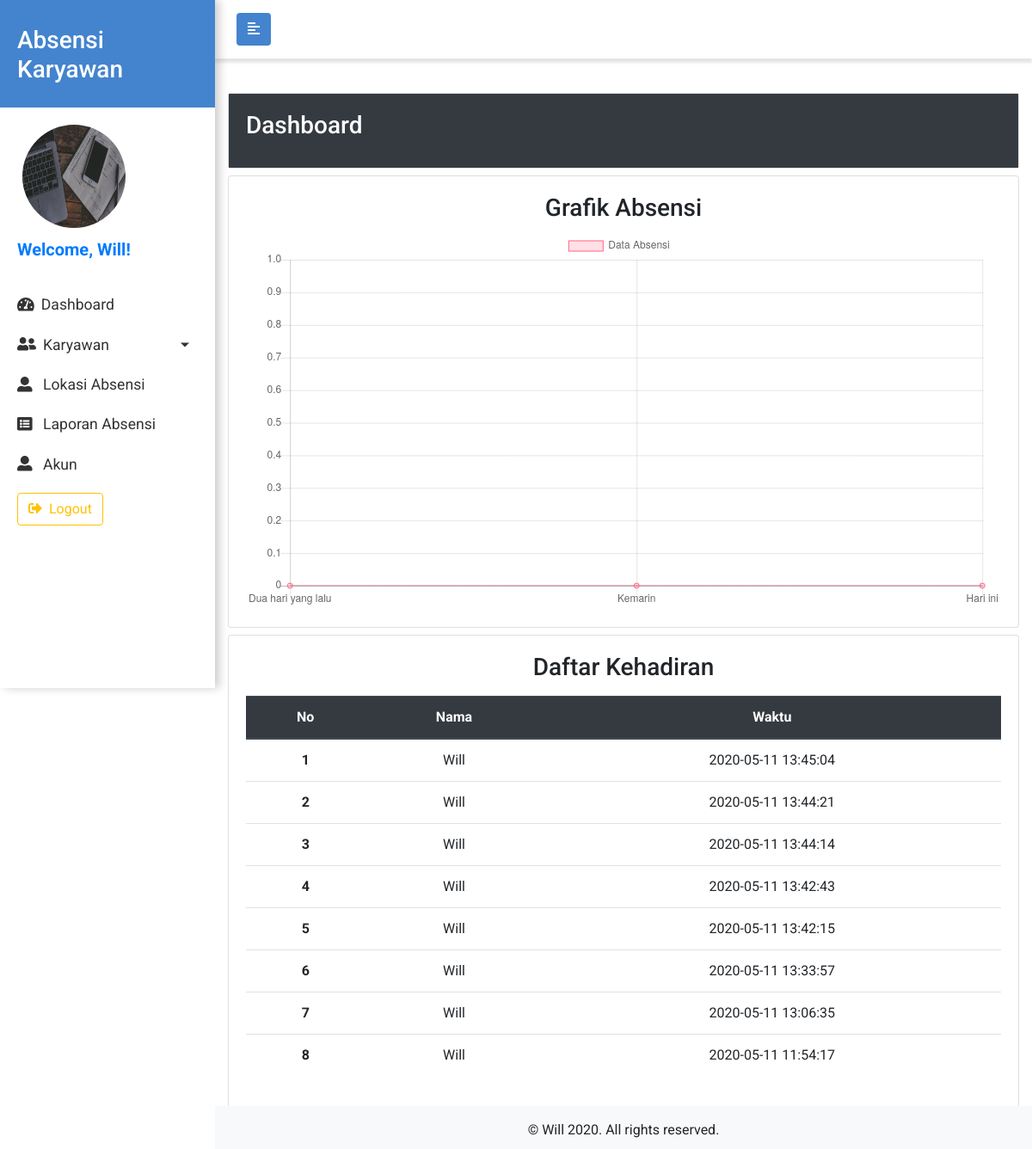
Page /admin/index.php (signed in) on the committed database.
### tables this page shows
CREATE TABLE `karyawan` (
  `id` int(11) NOT NULL,
  `username` varchar(100) NOT NULL,
  `password` varchar(200) NOT NULL,
  `account_type` int(11) NOT NULL,
  `nama` varchar(100) NOT NULL,
  `jenis_kelamin` char(1) NOT NULL,
  `no_telp` varchar(13) NOT NULL,
  `email` varchar(200) NOT NULL,
  `no_ktp` varchar(50) NOT NULL,
  `alamat` varchar(200) NOT NULL,
  `foto` varchar(100) NOT NULL,
  `id_shift` int(11) NOT NULL,
  `id_departemen` int(11) NOT NULL
);

CREATE TABLE `absensi` (
  `id` int(11) NOT NULL,
  `nama_karyawan` varchar(100) NOT NULL,
  `waktu` datetime NOT NULL,
  `lokasi` varchar(50) NOT NULL,
  `pesan` varchar(100) NOT NULL,
  `gambar` varchar(100) NOT NULL,
  `tipe_absen` int(11) NOT NULL DEFAULT 0,
  `hadir` int(11) NOT NULL DEFAULT 0
);

### admin/halaman/dashboard.php (the view)
<?php
$data = mysqli_query($koneksi, "SELECT * FROM absensi WHERE waktu >= CURDATE()");
$jumlah_absen_hari_ini = mysqli_num_rows($data);
$data = mysqli_query($koneksi, "SELECT * FROM absensi WHERE waktu >= CURDATE() - INTERVAL 1 DAY AND waktu < CURDATE()");
$jumlah_absen_kemarin = mysqli_num_rows($data);
$data = mysqli_query($koneksi, "SELECT * FROM absensi WHERE waktu >= CURDATE() - INTERVAL 2 DAY AND waktu < CURDATE() - INTERVAL 1 DAY");
$jumlah_absen_dua_hari_yang_lalu = mysqli_num_rows($data);
?>
<div class="row">
  <div class="col-12">
    <div class="card" style="width: 100%;">
      <div class="card-body bg-dark text-white">
        <h3 class="card-title">Dashboard</h3>
      </div>
    </div>
  </div>
</div>
<div class="row mt-2">
  <div class="col-12">
    <div class="card" style="width: 100%;">
      <div class="card-body">
        <h3 class="card-title text-center">Grafik Absensi</h3>
        <div style="width: 100%;margin: 0px auto;">
          <canvas id="chartAbsensi"></canvas>
        </div>
      </div>
    </div>
  </div>
</div>
<div class="row mt-2 mb-5">
  <div class="col-12">
    <div class="card" style="width: 100%;">
      <div class="card-body table-responsive">
        <h3 class="card-title text-center mb-3">Daftar Kehadiran</h3>
        <?php
        $i = 1;
        $data = mysqli_query($koneksi, "SELECT nama_karyawan, waktu FROM absensi ORDER BY waktu DESC LIMIT 10");
        ?>
        <table class="table table-hover text-center">
          <thead class="thead-dark">
            <tr>
              <th scope="col">No</th>
              <th scope="col">Nama</th>
              <th scope="col">Waktu</th>
            </tr>
          </thead>
          <tbody>
            <?php
            while ($d = mysqli_fetch_assoc($data)) :
            ?>
              <tr>
                <th scope="row"><?= $i ?></th>
                <td><?= $d["nama_karyawan"] ?></td>
                <td><?= $d["waktu"] ?></td>
              </tr>
            <?php
              $i++;
            endwhile;
            ?>
          </tbody>
        </table>
      </div>
    </div>
  </div>
</div>
<script>
  var ctx = document.getElementById("chartAbsensi").getContext('2d');
  var chartAbsensi = new Chart(ctx, {
    type: 'line',
    data: {
      labels: ["Dua hari yang lalu", "Kemarin", "Hari ini"],
      datasets: [{
        label: 'Data Absensi',
        data: [
          <?php
          echo $jumlah_absen_dua_hari_yang_lalu;
          ?>,
          <?php
          echo $jumlah_absen_kemarin;
          ?>,
          <?php
          echo $jumlah_absen_hari_ini;
          ?>
        ],
        backgroundColor: [
          'rgba(255, 99, 132, 0.2)',
          'rgba(54, 162, 235, 0.2)',
          'rgba(255, 206, 86, 0.2)'
        ],
        borderColor: [
          'rgba(255,99,132,1)',
          'rgba(54, 162, 235, 1)',
          'rgba(255, 206, 86, 1)'
        ],
        borderWidth: 1
      }]
    },
    options: {
      scales: {
        yAxes: [{
          ticks: {
            beginAtZero: true
          }
        }]
      }
    }
  });
</script>

### admin/index.php (shortened to what this page needs)
<?php
require('../koneksi.php');
if (isset($_GET["page"])) {
  $page = $_GET["page"];
} else {
  $page = "dashboard";
}
$id = $_SESSION["id"];
$nama = $_SESSION["name"];
?>
<!DOCTYPE html>
<html lang="en">
<head>
  <link href="https://stackpath.bootstrapcdn.com/font-awesome/4.7.0/css/font-awesome.min.css" rel="stylesheet">
  <link rel="stylesheet" href="https://stackpath.bootstrapcdn.com/bootstrap/4.4.1/css/bootstrap.min.css">
  <link rel="stylesheet" href="../css/style.css">
  <link rel="stylesheet" href="https://cdnjs.cloudflare.com/ajax/libs/tempusdominus-bootstrap-4/5.0.0-alpha14/css/tempusdominus-bootstrap-4.min.css" />
</head>
<body>
  <div class="wrapper">
    <nav id="sidebar">
      <div class="sidebar-header">
        <h3>Absensi Karyawan</h3>
      </div>
      <ul class="list-unstyled components">
        <?php
        $data = mysqli_query($koneksi, "SELECT foto FROM karyawan WHERE id = $id");
        $d = mysqli_fetch_assoc($data);
        ?>
        <img src="../img/uploaded_img/<?= $d["foto"] ?>" class="rounded-circle ml-3" width="120px" height="120px">
        <p class="lead text-primary font-weight-bold">Welcome, <?php echo $nama; ?>!</p>
        <li class="active">
          <a href="index.php?page=dashboard"> <i class="fas fa-tachometer-alt mr-2"></i>Dashboard</a>
        </li>
        <li class="active">
          <a href="#karyawanSubMenu" data-toggle="collapse" aria-expanded="false" class="dropdown-toggle"> <i class="fas fa-user-friends mr-2"></i>Karyawan</a>
        </li>
        <li>
          <a href="index.php?page=lokasi"><i class="fas fa-user-alt mr-2"></i> Lokasi Absensi</a>
        </li>
        <li>
          <a href="index.php?page=absensi"><i class="fas fa-list-alt mr-2"></i> Laporan Absensi</a>
        </li>
        <li>
          <a href="index.php?page=akun"><i class="fas fa-user-alt mr-2"></i> Akun</a>
        </li>
        <li class="nav-item">
          <a class="nav-link" href="../logout.php">
            <button class="btn btn-outline-warning"><i class="fas fa-sign-out-alt mr-2"></i>Logout</button>
          </a>
        </li>
      </ul>
    </nav>
    <div id="content">
      <nav class="navbar navbar-toggle navbar-expand-lg navbar-light bg-light">
        <div class="container-fluid">
          <button type="button" id="sidebarCollapse" class="btn btn-toggle">
            <i class="fas fa-align-left"></i>
          </button>
        </div>
      </nav>
      <div class="container-fluid">
        <?php
        switch ($page) {
          case "dashboard":
            include "halaman/dashboard.php";
            break;
        }
        ?>
      </div>
      <footer class="text-center py-3 bg-light">
        &copy; Will 2020. All rights reserved.
      </footer>
    </div>
  </div>
</body>
</html>

### css/style.css (style rules this page uses)
* { padding: 0; margin: 0; box-sizing: border-box; }
html { position: relative; min-height: 100%; }
body { width: 100%; height: 100%; font-family: 'Roboto', sans-serif; }
a { text-decoration: none !important; color: #333; }
.navbar { background-color: #4484ce !important; color: white; }
footer { position: absolute; left: 0; bottom: 0; height: 50px; width: 100%; overflow: hidden; }
.navbar-toggle { padding: 15px 10px; background: #fff !important; border: none; border-radius: 0; margin-bottom: 40px; box-shadow: 0px 5px 3px rgba(0, 0, 0, 0.1); }
.btn-toggle { background: #4484ce; color: white; }
.wrapper { display: flex; width: 100%; }
#sidebar { width: 250px; position: fixed; top: 0; left: 0; height: 100vh; z-index: 999; background: white; color: white; transition: all 0.3s; box-shadow: 5px 0px 10px rgba(0, 0, 0, 0.2); }
#sidebar .sidebar-header { padding: 30px 20px 20px 20px; background: #4484ce; }
#sidebar ul.components { padding: 20px 10px; }
#sidebar ul p { color: #fff; padding: 10px; }
#sidebar ul li a { padding: 10px; font-size: 1.1em; display: block; }
#sidebar ul li.active>a, a[aria-expanded="true"] { color: #333; background: white; }
a[data-toggle="collapse"] { position: relative; }
.dropdown-toggle::after { display: block; position: absolute; top: 50%; right: 20px; transform: translateY(-50%); }
#content { width: calc(100% - 250px); min-height: 100vh; transition: all 0.3s; position: absolute; top: 0; right: 0; }

### rows in the picture
karyawan: foto (picture)
absensi: nama_karyawan "Will", waktu "2020-05-11 13:45:04"
absensi: nama_karyawan "Will", waktu "2020-05-11 13:44:21"
absensi: nama_karyawan "Will", waktu "2020-05-11 13:44:14"
absensi: nama_karyawan "Will", waktu "2020-05-11 13:42:43"
absensi: nama_karyawan "Will", waktu "2020-05-11 13:42:15"
absensi: nama_karyawan "Will", waktu "2020-05-11 13:33:57"
absensi: nama_karyawan "Will", waktu "2020-05-11 13:06:35"
absensi: nama_karyawan "Will", waktu "2020-05-11 11:54:17"

### other values in the picture
$nama "Will"
chart data {{ $jumlah_absen_dua_hari_yang_lalu }} 0
chart data {{ $jumlah_absen_kemarin }} 0
chart data {{ $jumlah_absen_hari_ini }} 0
